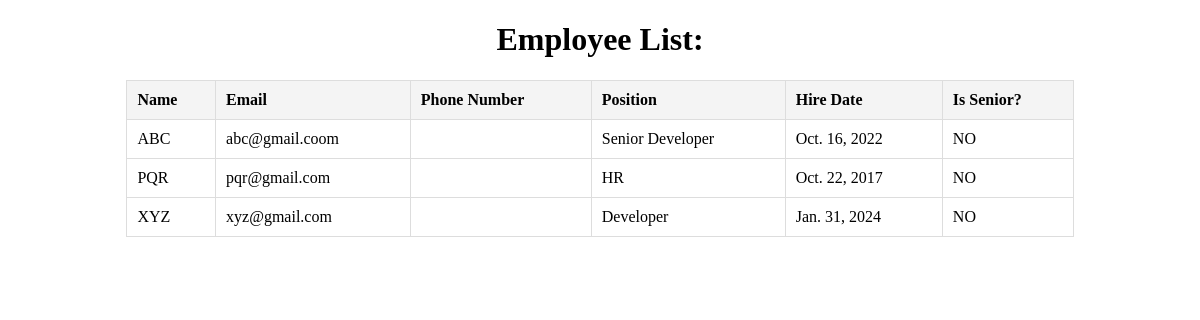
Screenshot of /people/employees/ with the database file from the repository.
### people/models.py (models this page shows, shortened)
class Person(models.Model):
    name = models.CharField(max_length=100)
    email = models.EmailField(unique=True)
    phone_num = models.CharField(max_length=100)
    date_of_birth = models.DateField()
    class Meta:
        abstract = True

class Employee(Person):
    employee_id = models.CharField(max_length=10, unique=True)
    position = models.CharField(max_length=100)
    hire_date = models.DateField()

### people/views.py (the view)
# urls.py: path("employees/", views.EmployeeListView.as_view(), name='employee_list'),
class EmployeeListView(ListView):
    model = EmployeeProxy
    template_name = 'people/employee_list.html'
    context_object_name = 'employees'

### people/templates/people/employee_list.html (shortened to what this page needs)
<!DOCTYPE html>
<html lang="en">
<head>
</head>
<body>
    <h1 style="text-align: center;">Employee List: </h1>
    <table>
            <thead>
            <tr>
                <th>Name</th>
                <th>Email</th>
                <th>Phone Number</th>
                <th>Position</th>
                <th>Hire Date</th>
                <th>Is Senior?</th>
            </tr>
        </thead>
        <tbody>
            {% for employee in employees  %}
            <tr>
                <td>{{employee.name}}</td>
                <td>{{employee.email}}</td>
                <td>{{employee.phone_number}}</td>
                <td>{{employee.position}}</td>
                <td>{{employee.hire_date}}</td>
                <td>{% if employee.is_senior %} YES  {% else %} NO {% endif %}</td>
            </tr>
            {% endfor %}
        </tbody>
    </table>
</body>
</html>

### people/templates/people/employee_list.html (style rules this page uses)
table { width: 80%; margin: 0 auto; border-collapse: collapse; }
th, td { padding: 10px; text-align: left; border: 1px solid #ddd; }
th { background-color: #f4f4f4; }

### rows the page displays
Employee: name "ABC", email "abc@gmail.coom", position "Senior Developer", hire_date "Oct. 16, 2022"
Employee: name "PQR", email "pqr@gmail.com", position "HR", hire_date "Oct. 22, 2017"
Employee: name "XYZ", email "xyz@gmail.com", position "Developer", hire_date "Jan. 31, 2024"
